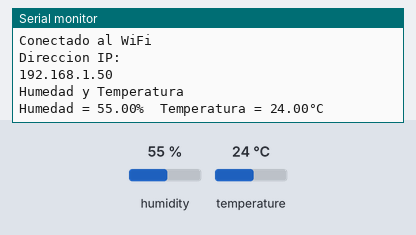
This sketch was run on a simulated ESP8266 (NodeMCU). On the bench: the last lines printed to the serial monitor. The inputs (shaded band) are chosen by the test bench; at power-on: humidity 55 %, temperature 24 °C. WiFi joins after 1.5 s; servers stay silent unless stated; uploads are accepted with an empty reply.

Above: at 3.4 s.
3.5 s: humidity set to 22 %
At 12.9 s:
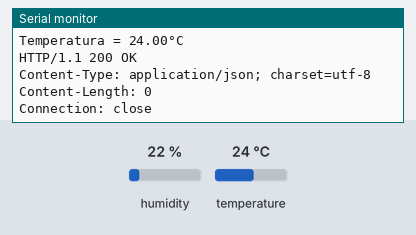
14.0 s: temperature set to 12 °C
At 15.8 s:
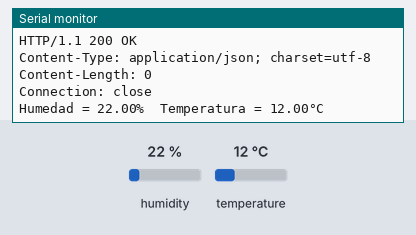
20.0 s: humidity set to 40 %
At 24.58 s:
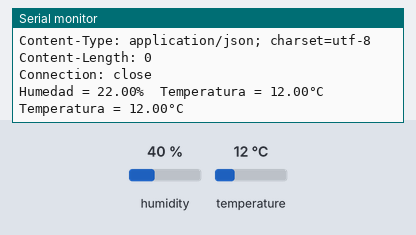

Measured:
- after the input at 14.0 s, the serial monitor: prints a new line after 0.37 s (image 2)

The sketch:

CODIGO_TemperaturayHumedad-ESP8266.ino
```cpp
#include <ESP8266WiFi.h>

const char* ssid     = "Profe. Gil";      // SSID
const char* password = "tapioca1";      // Contraseña
const char* host = "192.168.68.113";  // IP
const int   port = 80;            // Puerto
const int   watchdog = 5000;        // Frecuencia del watchdog
unsigned long previousMillis = millis();

//Incluimos la libreria del sensor de temperatura y humedad dht11
#include "DHT.h"
#define DHTTYPE DHT11

//Definimos el puerto de informacion del sensor dht11
//Puertos esp8266 --> https://forum.arduino.cc/t/esp8266-uploading-compiling-error-d1-was-not-declared-in-this-scope/594940/3
#define dht_dpin 4


DHT dht(dht_dpin, DHTTYPE);


//Algoritmo para verificar la conexion de red wifi
void setup(void)
{
  WiFi.begin(ssid, password);
  while (WiFi.status() != WL_CONNECTED) {
    delay(500);
    Serial.print(".");
  }
  Serial.println("");
  Serial.println("Conectado al WiFi");
  Serial.println("Direccion IP: ");
  Serial.println(WiFi.localIP());

  dht.begin();
  Serial.begin(9600);
  Serial.println("Humedad y Temperatura\n\n");
  delay(700);
}


void loop() {
    float h = dht.readHumidity();
    float t = dht.readTemperature();

    Serial.print("Humedad = ");
    Serial.print(h);
    Serial.print("%  ");
    Serial.print("Temperatura = ");
    Serial.print(t);
    Serial.println("°C  ");

    delay(10000);

    float t2 = dht.readTemperature();
    Serial.print("Temperatura = ");
    Serial.print(t);
    Serial.println("°C  ");


    unsigned long currentMillis = millis();

  if ( currentMillis - previousMillis > watchdog ) {
    previousMillis = currentMillis;
    WiFiClient client;

    if (!client.connect(host, port)) {
      Serial.println("Fallo al conectar");
      return;
    }

    String url = "/PHP_TO_MYSQL/index.php?temp=";
    url += t;
    url += "&temp2=";
    url += t2;
    url += "&hum=";
    url += h;

    // Enviamos petición al servidor
    client.print(String("GET ") + url + " HTTP/1.1\r\n" +
               "Host: " + host + "\r\n" +
               "Connection: close\r\n\r\n");

    unsigned long timeout = millis();
    while (client.available() == 0) {
      if (millis() - timeout > 5000) {
        Serial.println(">>> Cliente --> Tiempo de espera terminado !");
        client.stop();
        return;
      }
    }

    // Leemos la respuesta del servidor
    while(client.available()){
      String line = client.readStringUntil('\r');
      Serial.print(line);
    }
  }
  delay(800);
}
```
